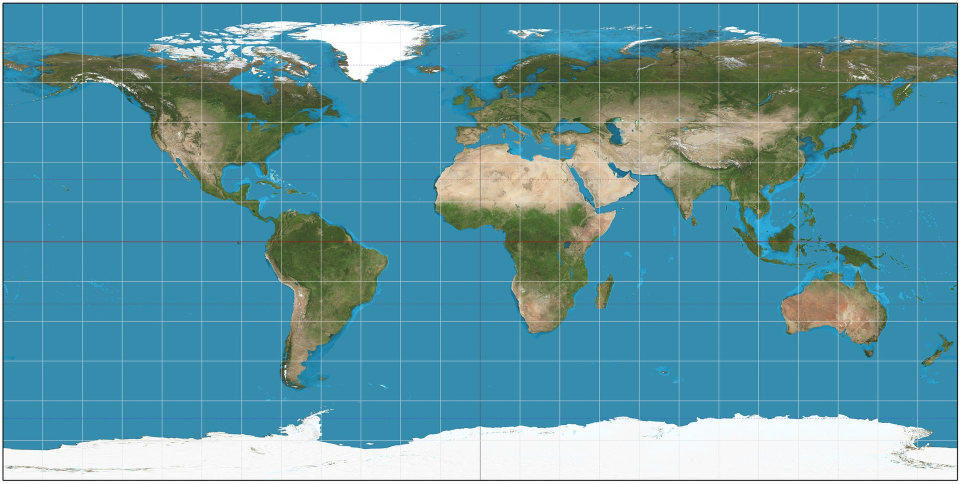
#> input picture sim/Equirectangular_projection_SW.jpg, 1920 x 967 px (shown at 1/2 size)
$ python test_projection.py
#> lines starting #> are read from the running program, lines starting #| are printed output that depends on the picture
# Image Projection onto Sphere
# https://en.wikipedia.org/wiki/Equirectangular_projection
# Download the test image from the Wikipedia page!
# FB36 - 20160731
import math, random
from PIL import Image
imgxOutput = 768; imgyOutput = 768
pi2 = math.pi * 2
# 3D Sphere Rotation Angles (arbitrary)
xy = -pi2 * random.random()
xz = -pi2 * random.random()
yz = -pi2 * random.random()
sxy = math.sin(xy); cxy = math.cos(xy)
sxz = math.sin(xz); cxz = math.cos(xz)
syz = math.sin(yz); cyz = math.cos(yz)
imageInput = Image.open("Equirectangular_projection_SW.jpg")
#> imageInput is the input picture: PIL image 1920x967 RGB; mean R, G, B 95.2, 150.3, 163.2
(imgxInput, imgyInput) = imageInput.size
#> imgxInput = 1920; imgyInput = 967
pixelsInput = imageInput.load()
imageOutput = Image.new("RGB", (imgxOutput, imgyOutput))
#> imageOutput: PIL image 768x768 RGB; every value is 0
pixelsOutput = imageOutput.load()
# define a sphere behind the screen
xc = (imgxOutput - 1.0) / 2
yc = (imgyOutput - 1.0) / 2
zc = min((imgxOutput - 1.0), (imgyOutput - 1.0)) / 2
r = min((imgxOutput - 1.0), (imgyOutput - 1.0)) / 2
# define eye point
xo = (imgxOutput - 0.1) / 2
yo = (imgyOutput - 0.5) / 2
zo = -min((imgxOutput - 0.5), (imgyOutput - 0.5))
xoc = xo - xc
yoc = yo - yc
zoc = zo - zc
doc2 = xoc * xoc + yoc * yoc + zoc * zoc
for yi in range(imgyOutput):
    for xi in range(imgxOutput):
        xio = xi - xo
        yio = yi - yo
        zio = 0.0 - zo
        dio = math.sqrt(xio * xio + yio * yio + zio * zio)
        xl = xio / dio
        yl = yio / dio
        zl = zio / dio
        dot = xl * xoc + yl * yoc + zl * zoc
        val = dot * dot - doc2 + r * r
        if val >= 0: # if there is line-sphere intersection
            if val == 0: # 1 intersection point
                d = -dot
            else: # 2 intersection points => choose the closest
                d = min(-dot + math.sqrt(val), -dot - math.sqrt(val))
                xd = xo + xl * d
                yd = yo + yl * d
                zd = zo + zl * d
                x = (xd - xc) / r
                y = (yd - yc) / r
                z = (zd - zc) / r
                x0=x*cxy-y*sxy;y=x*sxy+y*cxy;x=x0 # xy-plane rotation
                x0=x*cxz-z*sxz;z=x*sxz+z*cxz;x=x0 # xz-plane rotation
                y0=y*cyz-z*syz;z=y*syz+z*cyz;y=y0 # yz-plane rotation
                lng = (math.atan2(y, x) + pi2) % pi2
                lat = math.acos(z)
                ix = int((imgxInput - 1) * lng / pi2 + 0.5)
                iy = int((imgyInput - 1) * lat / math.pi + 0.5)
                try:
                    pixelsOutput[xi, yi] = pixelsInput[ix, iy]
                except:
                    pass
imageOutput.save("World.png", "PNG")
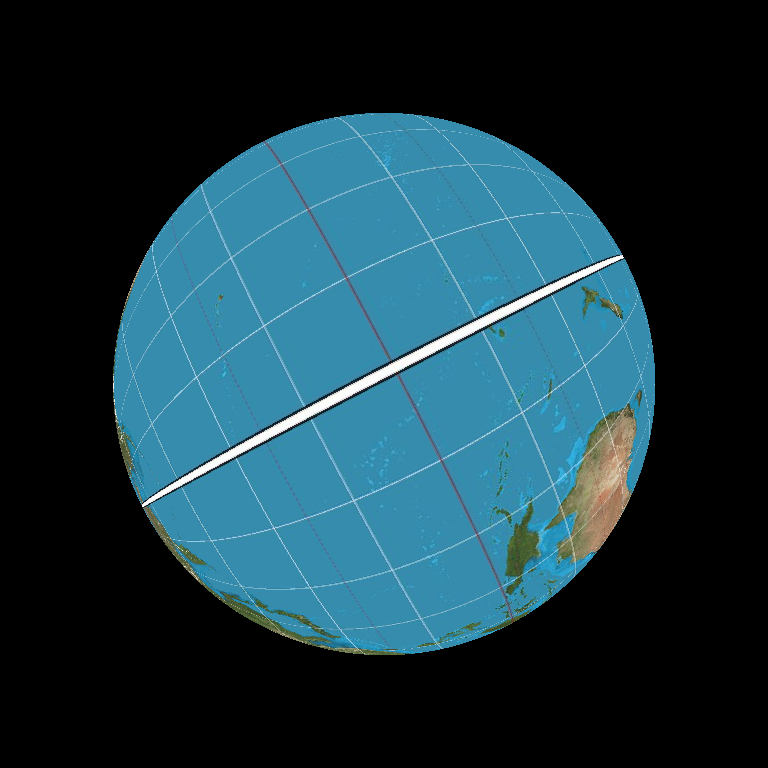
#> saved as World.png: PIL image 768x768 RGB; mean R, G, B 24.9, 55.2, 66.1
